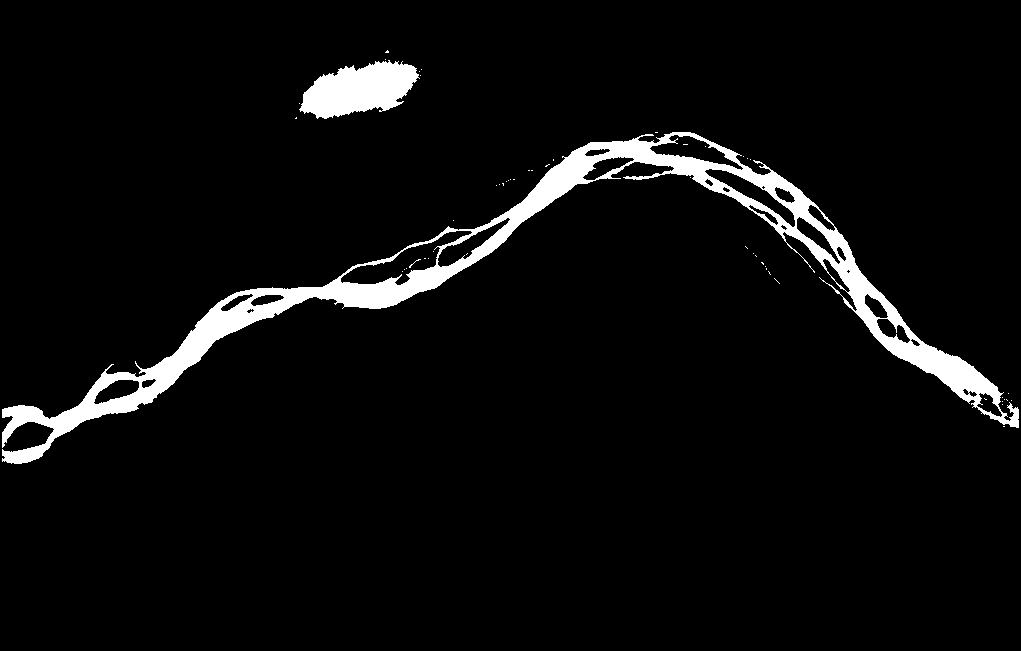
%> input picture mask_water_2001.tif, 1021 x 651 px; its folder holds only this picture in this run
$ octave NigerReach1.m   (GNU Octave 9; MATLAB toolbox functions it lacks are replaced by stand-ins)
%> lines starting %> are read from the running program, lines starting %| are printed output that depends on the picture; in (x1, y1, x2, y2) boxes, pixels count from 0 and x2, y2 are one past the last pixel; in counts of white or black regions, pixels touching at a corner belong together; the program's own positions count from 1
### RivMAP/centerline_from_mask.m
function [cl, Icl] = centerline_from_mask(I, es, W, plotornot)

% Computes a centerline from an input binary channel mask. If the mask is a
% multi-threaded channel, the "holes" between channel threads are filled
% and the returned centerline will be relative to the channel extents
% rather than individual threads.

% Requires the Image Processing toolbox

% INPUTS:      I - binary single-thread image of river (river mask)
%             es - two-element string specifying the sides of the image
%                  that the channel intersects (e.g. 'SW', 'NS', etc.).
%                  The first character should be the upstream
%                  intersection.
%              W - nominal channel width, used to set the size of the
%                  padded mirrored boundaries
%      plotornot - (optional) A value of '1' will plot results.
%
% OUTPUTS:     cl - Nx2 vector of channel coordinates arranged in
%                   upstream->downstream order
%             Icl - image of centerline pixels

% keyboard

if nargin == 3
    plotornot = 0;
end

if sum(sum(I)) < 100
    disp('No mask detected in input image')
    cl = [];
    return
end

% Fill any holes
Io = I;
I = imfill(I,'holes');
sizeIo = size(I);

% Crop the mask so channel intersects image boundaries
[I,yTop,yBottom,xLeft,xRight] = crop_to_mask(I,es);

[nr, nc] = size(I);

% Extend the ends of the mask using mirroring so that the centerline ends
% can be resolved
% Create image of original mask combined with mirrored images
Imirror = rot90(I,2);
Icombined = false(size(I)*3);
Icombined(nr:nr*2-1,nc:nc*2-1) = I;
% Fill in the combined image with mirrored pads
for i = 1:2
    if strcmp(es(i),'N')
        idx_I = find(Icombined(nr,:)==1,1,'first');
        idx_Im = find(Imirror(end,:)==1,1,'first');
        Icombined(1:nr,idx_I-idx_Im:idx_I-idx_Im+nc-1) = Imirror;
    elseif strcmp(es(i),'E')
        idx_I = find(Icombined(:,2*nc-1)==1,1,'first');
        idx_Im = find(Imirror(:,1)==1,1,'first');
        Icombined(idx_I-idx_Im:idx_I-idx_Im+nr-1,2*nc:3*nc-1) = Imirror;
    elseif strcmp(es(i),'S')
        idx_I = find(Icombined(2*nr-1,:)==1,1,'first');
        idx_Im = find(Imirror(1,:)==1,1,'first');
        Icombined(2*nr:3*nr-1,idx_I-idx_Im:idx_I-idx_Im+nc-1) = Imirror;
    elseif strcmp(es(i),'W')
        idx_I = find(Icombined(:,nc)==1,1,'first');
        idx_Im = find(Imirror(:,end)==1,1,'first');
        Icombined(idx_I-idx_Im:idx_I-idx_Im+nr-1,1:nc) = Imirror;
    end
end
% Crop the combined, padded image
padwidth = round(max(sizeIo)/5);
I = Icombined(nr-padwidth:nr*2-1+padwidth,nc-padwidth:nc*2-1+padwidth);

% Fill any holes again (in case some appeared due to mirroring)
I = imfill(I,'holes');

% Remove any spurious small patches by keeping only the largest blob
sp = regionprops(I,'Area','PixelIdxList');
[~,maxidx] = max([sp(:).Area]);
I = false(size(I));
I(sp(maxidx).PixelIdxList) = true;

% Uncomment for smoothing the binary mask
% se = strel('disk',15);
% I = imclose(I,se);

% Perform skeletonization
Iskel = bwmorph(I,'skel',Inf);
Iskel = bwmorph(Iskel,'thin');
Iskel = bwareaopen(Iskel, 10); % In some cases, single isolated pixels remain in the skeleton. This removes such instances.

% Find endpoints of centerline
E = bwmorph(Iskel, 'endpoints');
[yE,xE] = find(E);
for i = 1:2
    if strcmp(es(i),'N')
        [~,epidx(i)] = min(yE);
    elseif strcmp(es(i),'E')
        [~,epidx(i)] = max(xE);
    elseif strcmp(es(i),'S')
        [~,epidx(i)] = max(yE);
    elseif strcmp(es(i),'W')
        [~,epidx(i)] = min(xE);
    end
end
endpts(1,:) = [yE(epidx(1)),xE(epidx(1))];
endpts(2,:) = [yE(epidx(2)),xE(epidx(2))];

% Find centerline skeleton
D1 = bwdistgeodesic(Iskel, endpts(1,2), endpts(1,1));
D2 = bwdistgeodesic(Iskel, endpts(2,2), endpts(2,1));
Dadd = D1 + D2;
Dadd = round(Dadd * 8) / 8;
Dadd(isnan(Dadd)) = inf;
Iskel = imregionalmin(Dadd);
Iskel = bwmorph(Iskel,'thin');

% Remove mirrored padding from skeleton image
Iskel = Iskel(padwidth:nr+padwidth-1,padwidth:nc+padwidth-1);
Iskel = bwareaopen(Iskel,W*5);

% Put skeleton back into uncropped original reference frame
Icl = false(sizeIo);
Icl(yTop:yTop+nr-1,xLeft:xLeft+nc-1) = Iskel;

% Find endpoints of binary centerline
[yend, xend] = find(bwmorph(Icl,'endpoints'));

% Find upstream->downstream ordered centerline coordinates
cl = skeleton_coords(Icl,xend(2),yend(2),es);

% Plotting
if plotornot
    figure
    imshow(Io); hold on
    plot(cl(:,1),cl(:,2),'r','linewidth',1.5)
end

%% Code graveyard - three other methods for spur removal

% [211 lines of commented-out code are left out]

### RivMAP/crop_to_mask.m
function [Icrop,yTop,yBottom,xLeft,xRight] = crop_to_mask(Icrop,es)

% Crops an input image to its extents (i.e. removes columns/rows containing
% all zeros), then checks that the mask has no holes at the intersections
% with both image edges.

% Requires the Image Processing toolbox

% INPUTS:      Icrop - image to be cropped
%                 es - "exit sides", a two-letter string array from NESW
%                      options (e.g. 'NS') where the first letter represents
%                      the side of the image that the downstream end of the
%                      river enters the image and the second letter represents
%                      the side of the image where the river exits.
%
% OUTPUTS:     Icrop - cropped image
%               yTop - row that cropping ends at top of image
%            yBottom - row that cropping ends at bottom of image
%              xLeft - column that cropping ends at left of image
%             xRight - column that cropping ends at right of image


% Original image size
sizeIo = size(Icrop);

% Find x,y coordinates of mask boundaries
boundaries = cell2mat(bwboundaries(Icrop));
x = boundaries(:,2);
y = boundaries(:,1);

% Perform cropping; order of cropping is important (SE, then NW)
if ismember('S',es) == 1
    yBottom = ceil(max(y));
    Icrop(yBottom+1:end,:)=[];
else
    yBottom = sizeIo(1);
end
if ismember('E',es) == 1
    xRight = ceil(max(x));
    Icrop(:,xRight+1:end) = [];
else
    xRight = sizeIo(2);
end
if ismember('N',es) == 1
    yTop = ceil(min(y));
    Icrop(1:yTop-1,:)=[];
else
    yTop = 1;
end
if ismember('W',es) == 1
    xLeft = ceil(min(x));
    Icrop(:,1:xLeft-1) = [];
else
    xLeft = 1;
end

% Fill in any holes in the edges of the binary mask
% Bottom
Icrop(end+1,:) = true;
Icrop = imfill(Icrop,'holes');
% Top
Icrop(2:end,:) = Icrop(1:end-1,:);
Icrop(1,:) = true;
Icrop = imfill(Icrop,'holes');
Icrop(1,:) = [];
% Right
Icrop(:,end+1) = true;
Icrop = imfill(Icrop,'holes');
% Left
Icrop(:,2:end) = Icrop(:,1:end-1);
Icrop(:,1) = true;
Icrop = imfill(Icrop,'holes');
Icrop(:,1) = [];

### NigerReach1.m
%% RivMAP Analysis (Multiple Years - Demo Consistent)
close all; clear; clc;

addpath('RivMAP');          % adds the RivMAP folder to the path
pixel_size = 30;   % meters per pixel (adjust to your image resolution)

pwd                 % shows current folder
ls                  % lists files in current folder
%% 1 Load Masks Automatically

 %% 1 Load Masks Automatically
files = dir('mask*.tif');
n = length(files);
if n == 0
    error('No mask files found')
end

Wn = 10;           % nominal channel width (pixels)
es = 'WE';         % adjust if river flows north‑south

for i = 1:n
    fname = files(i).name;
    I = imread(fname) > 0;
%> I is the input picture: size 651x1021 logical; 4.9% white; 53 white regions (51 under 20 px), largest, box (x1, y1, x2, y2) and area: (2, 132, 1019, 464) 27870, (299, 60, 420, 119) 4523

    % Basic cleaning
    I = imfill(I, 'holes');
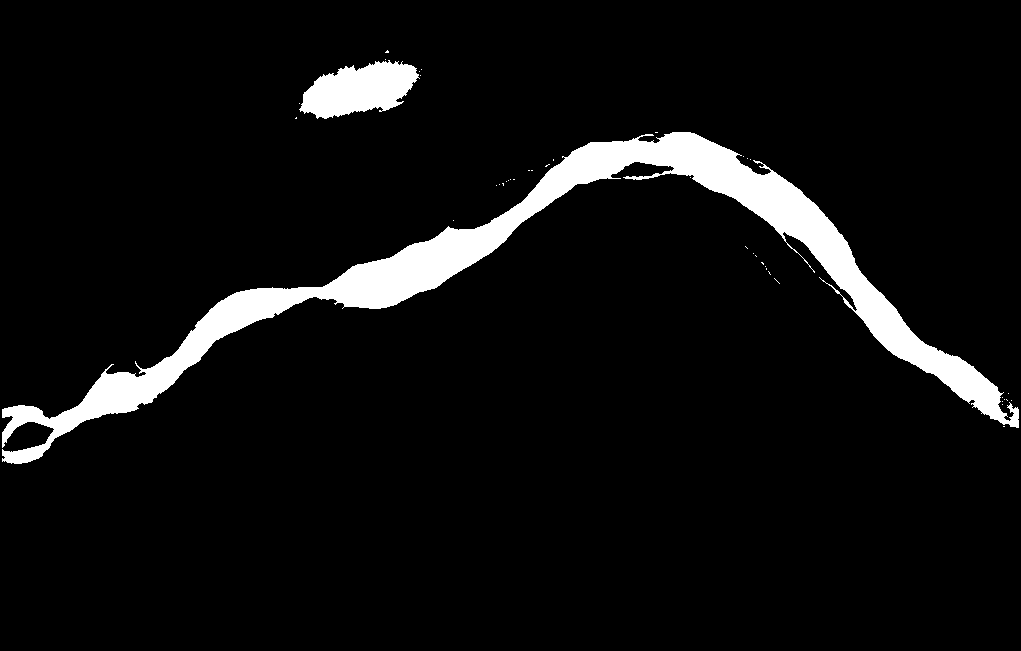
%> I: size 651x1021 logical; 6.3% white; 42 white regions (40 under 20 px), largest, box (x1, y1, x2, y2) and area: (2, 132, 1019, 464) 37458, (299, 60, 420, 119) 4523
    I = bwareaopen(I, 100);

    % Braiding index on cleaned (multi‑thread) mask
    CC = bwconncomp(I);
%> CC = 2 connected components
    braiding_index = CC.NumObjects;
%> braiding_index = 2

    % Extract main channel for analysis
    I_main = bwareafilt(I, 1);
%> I_main: size 651x1021 logical; 5.6% white; 1 white region, box (x1, y1, x2, y2) and area: (2, 132, 1019, 464) 37458

    % Smoothing dilation
    se = strel('disk', 2);
    I_main = imdilate(I_main, se);
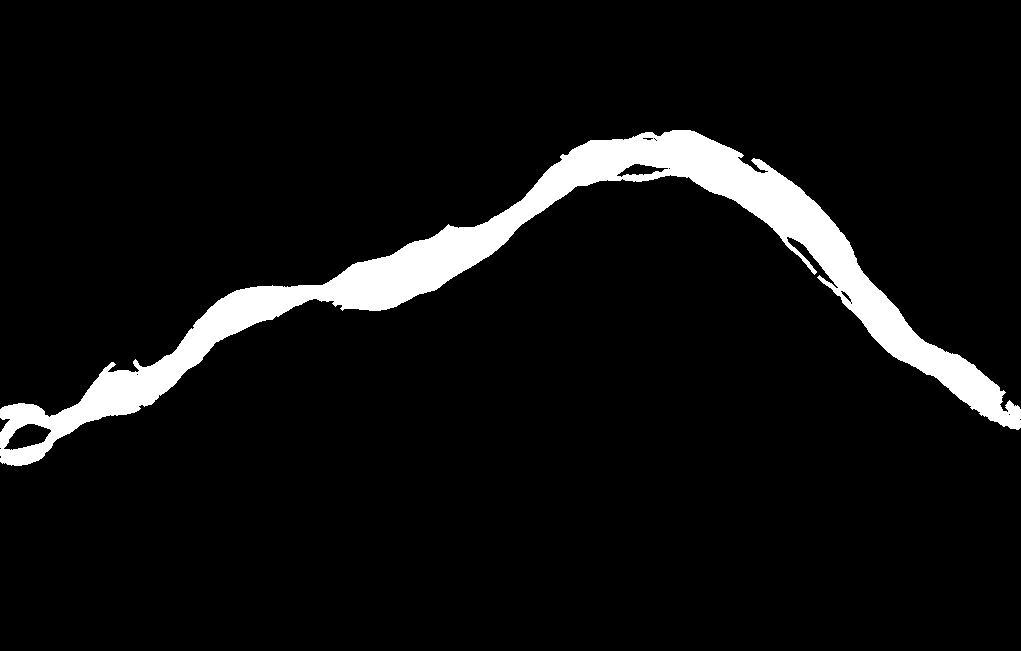
%> I_main: size 651x1021 logical; 6.5% white; 1 white region, box (x1, y1, x2, y2) and area: (0, 130, 1021, 466) 43221

    year = str2double(fname(5:8));

    riv(i).meta.year = year;
    riv(i).meta.Wn = Wn;
    riv(i).meta.exit_sides = es;

    riv(i).im.st = I_main;
    riv(i).im.hc = I_main;% main channel for centerline/banks
    riv(i).vec.braiding_index = braiding_index;
end
%% 2 Plot Masks

close all
for i = 1:numel(riv)

    I = riv(i).im.st;

    imshow(I)
    title(riv(i).meta.year)
    pause(0.2)

end
%> this loop made 1 pass

%% 3 Analyze One Year (same as demo)

i = 1;
plotornot = 1;

Wn = riv(i).meta.Wn;
%> Wn = 10
Ist = riv(i).im.st;
Ihc = riv(i).im.hc;
es = riv(i).meta.exit_sides;
%> es = 'WE'

%% Centerline

[cl,Icl] = centerline_from_mask(Ist,es,Wn,plotornot);
%> in centerline_from_mask, `I = imfill(I,'holes');`:
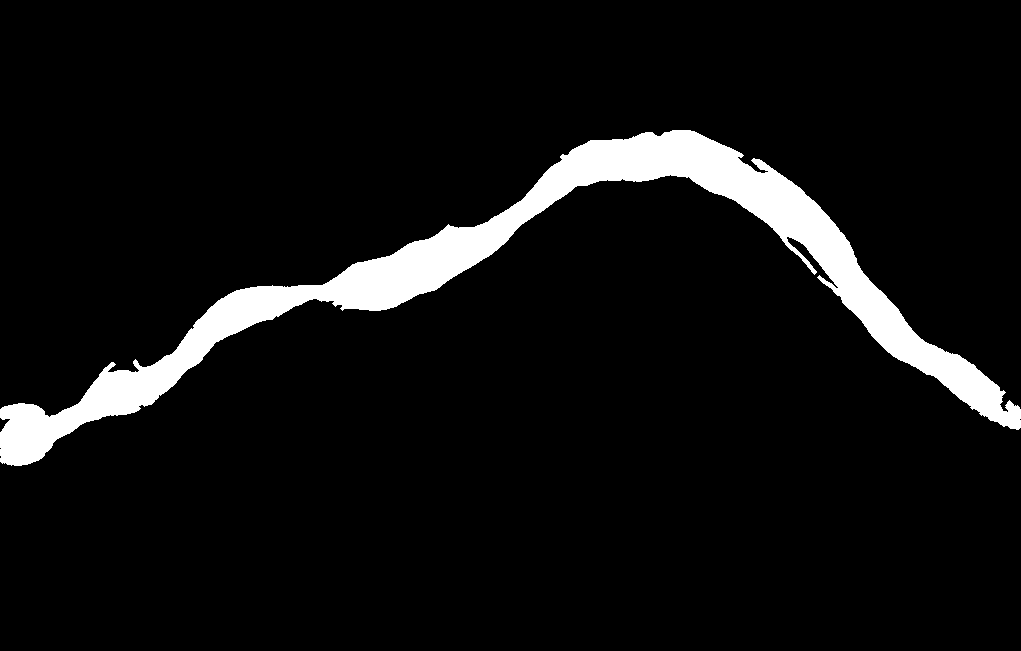
%> I: size 651x1021 logical; 6.7% white; 1 white region, box (x1, y1, x2, y2) and area: (0, 130, 1021, 466) 44303
%> in crop_to_mask, `boundaries = cell2mat(bwboundaries(Icrop));`: boundaries = 2471 rows, first 12: [410 1; 409 2; 408 3; 408 4; 407 5; 407 6; 407 7; 407 8; 406 9; 406 10; 406 11; 406 12]
%> in crop_to_mask, `x = boundaries(:,2);`: x = 2471 values, max 1021 at index 1205, min 1 at index 1, mean 524.6
%> in crop_to_mask, `y = boundaries(:,1);`: y = 2471 values, max 466 at index 2390, min 131 at index 739, mean 292.2
%> in crop_to_mask, `xRight = ceil(max(x));`: xRight = 1021
%> in crop_to_mask, `xLeft = ceil(min(x));`: xLeft = 1
%> in crop_to_mask, `Icrop(end+1,:) = true;`: Icrop: size 652x1021 logical; 6.8% white; 2 white regions, box (x1, y1, x2, y2) and area: (0, 130, 1021, 466) 44303, (0, 651, 1021, 652) 1021
%> in crop_to_mask, `Icrop(1,:) = true;`: Icrop: size 652x1021 logical; 6.8% white; 2 white regions, box (x1, y1, x2, y2) and area: (0, 131, 1021, 467) 44303, (0, 0, 1021, 1) 1021
%> in crop_to_mask, `Icrop(:,end+1) = true;`: Icrop: size 651x1022 logical; 6.8% white; 1 white region, box (x1, y1, x2, y2) and area: (0, 0, 1022, 651) 44954
%> in crop_to_mask, `Icrop = imfill(Icrop,'holes');`: Icrop: size 651x1022 logical; 6.8% white; 1 white region, box (x1, y1, x2, y2) and area: (0, 0, 1022, 651) 44955
%> in crop_to_mask, `Icrop(:,1) = true;`:
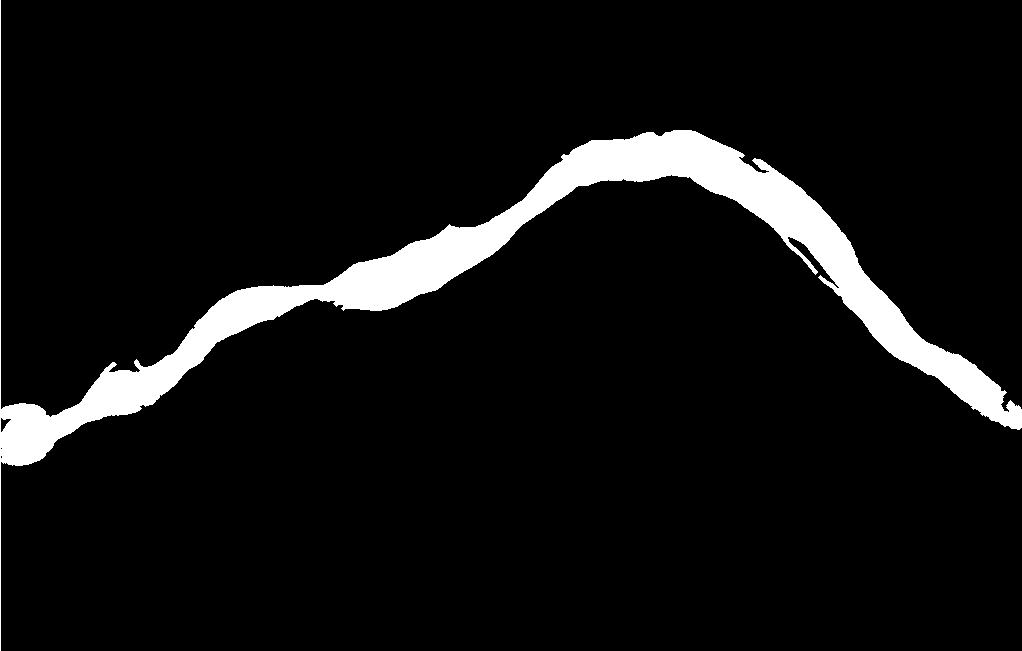
%> Icrop: size 651x1022 logical; 6.8% white; 1 white region, box (x1, y1, x2, y2) and area: (0, 0, 1022, 651) 44955
%> in crop_to_mask, `Icrop = imfill(Icrop,'holes');`: Icrop: size 651x1022 logical; 6.8% white; 1 white region, box (x1, y1, x2, y2) and area: (0, 0, 1022, 651) 45022
%> in crop_to_mask, `Icrop(:,1) = [];`: Icrop: size 651x1021 logical; 6.7% white; 1 white region, box (x1, y1, x2, y2) and area: (0, 130, 1021, 466) 44371
%> in centerline_from_mask, `[I,yTop,yBottom,xLeft,xRight] = crop_to_mask(I,es);`: yBottom = 651; xLeft = 1; xRight = 1021
%> in centerline_from_mask, `Imirror = rot90(I,2);`: Imirror: size 651x1021 logical; 6.7% white; 1 white region, box (x1, y1, x2, y2) and area: (0, 185, 1021, 521) 44371
%> in centerline_from_mask, `Icombined(nr:nr*2-1,nc:nc*2-1) = I;`:
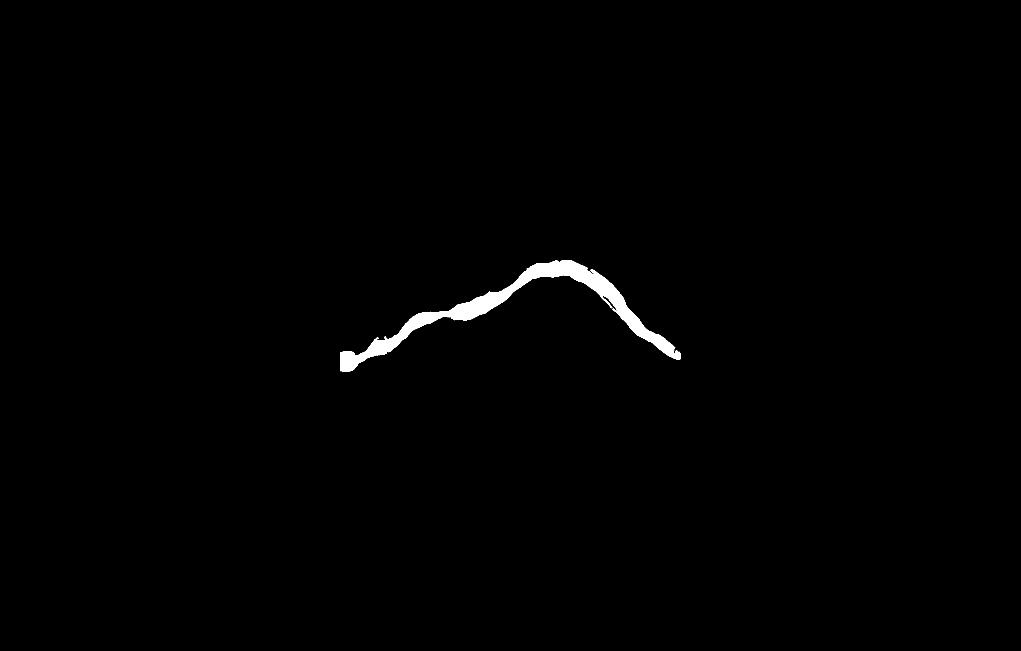
%> Icombined: size 1953x3063 logical (shown at 1/3 size); 0.74% white; 1 white region, box (x1, y1, x2, y2) and area: (1020, 780, 2041, 1116) 44371
%> the loop in centerline_from_mask, `for i = 1:2` made 2 passes
%> (idx_I, idx_Im) on passes 1 to 2: (1060, 190), (1060, 224)
%> after the loop in centerline_from_mask, `for i = 1:2`:
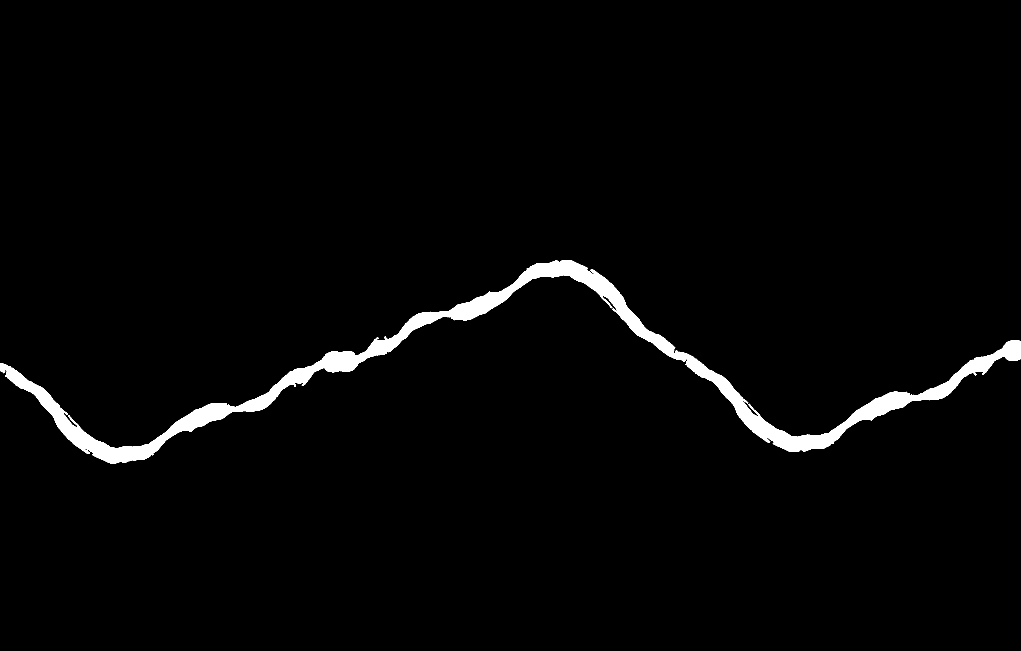
%> Icombined: size 1953x3063 logical (shown at 1/3 size); 2.2% white; 1 white region, box (x1, y1, x2, y2) and area: (0, 780, 3062, 1390) 133060
%> in centerline_from_mask, `sp = regionprops(I,'Area','PixelIdxList');`: sp = 1 region; Area: 62177
%> in centerline_from_mask, `[~,maxidx] = max([sp(:).Area]);`: maxidx = 1
%> in centerline_from_mask, `I(sp(maxidx).PixelIdxList) = true;`: I: size 1059x1429 logical; 4.1% white; 1 white region, box (x1, y1, x2, y2) and area: (0, 334, 1429, 836) 62177
%> in centerline_from_mask, `Iskel = bwmorph(I,'skel',Inf);`: Iskel: size 1059x1429 logical; 0.22% white in thin lines or dots, all inside (x1, y1, x2, y2) = (0, 339, 1429, 836)
%> in centerline_from_mask, `E = bwmorph(Iskel, 'endpoints');`:
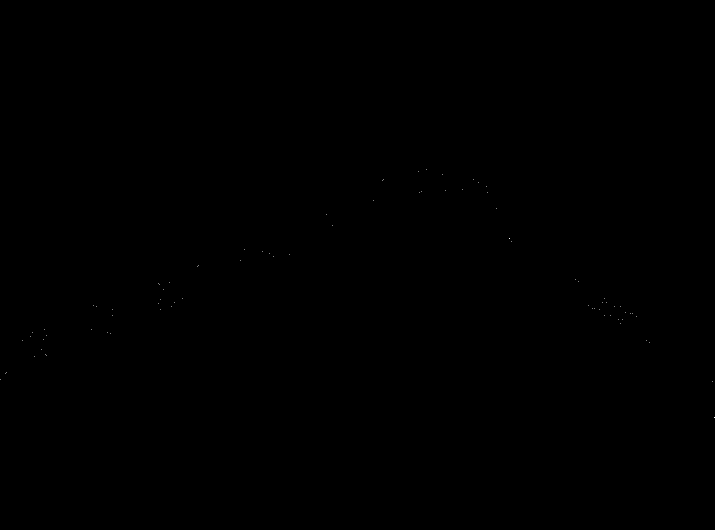
%> E: size 1059x1429 logical (shown at 1/2 size); 0.01% white in thin lines or dots, all inside (x1, y1, x2, y2) = (0, 339, 1429, 836)
%> in centerline_from_mask, `[yE,xE] = find(E);`: yE = 82 values from 340 to 836; xE = 82 values from 1 to 1429
%> after the loop in centerline_from_mask, `for i = 1:2`: epidx = [1 82]
%> the run ends on the next line
